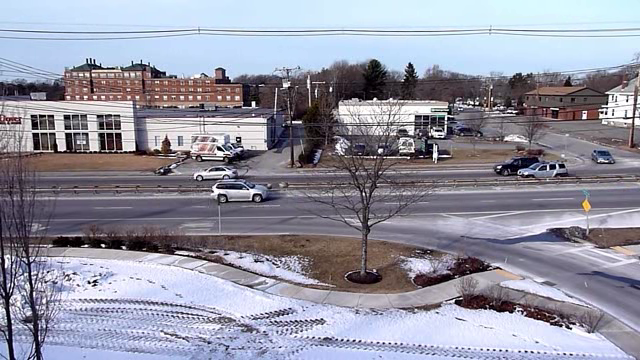
#> input picture frame 50 of vehicle-tracking/carsRt9_3.avi, 640 x 360 px
$ python main.py
#> lines starting #> are read from the running program, lines starting #| are printed output that depends on the picture; after the words box and inside, x2 and y2 are one past the last pixel; in counts of white or black regions, pixels touching at a corner belong together
import math
import cv2
from drawing_utils import mosaic_view
from vehicle import Vehicle

video_path = 'carsRt9_3.avi'
kernel = cv2.getStructuringElement(cv2.MORPH_ELLIPSE, (3, 3))
background_subs = cv2.createBackgroundSubtractorMOG2(detectShadows=False, history=500, varThreshold=16)

car_list = []
historic_car_imgs = []

p1 = (0, 190)
p2 = (640, 174)

frame_counter = 0
check_velocity = False

cap = cv2.VideoCapture(video_path)

def obtain_color(area, is_top, cY):
  if (is_top and area < 1300) or (not is_top and cY <= 230 and area < 1500) or (not is_top and cY > 230 and area < 4200):
    return (0, 255, 0)
  if (is_top and area < 2500) or (not is_top and area < 3000):
    return (0, 255, 255)
  else:
    return (0, 0, 255)

def contour_to_img(img, contour):
  (x, y, w, h) = cv2.boundingRect(contour)
  crop_image = img[y:y + h, x:x + w]
  return crop_image

def calculateDistance(x1, y1, x2, y2):
  dist = math.sqrt((x2 - x1) ** 2 + (y2 - y1) ** 2)
  return dist

def obtain_center(contour):
  M = cv2.moments(contour)
  cX = int(M["m10"] / M["m00"])
  cY = int(M["m01"] / M["m00"])
  return [cX, cY]

# flip en true implica poner en negro la parte de abajo
def half_black(img, flip):
  for val in enumerate(img):
    (y_index, x_array) = val
    if flip and y_index < 174:
      continue
    if not flip and y_index > 190:
      continue
    for x_val in enumerate(x_array):
      (x_index, _) = x_val
      if flip and y_index > 190:
        x_array[x_index] = 0
      elif not flip and y_index < 174:
        x_array[x_index] = 0
      else:
        y_result = -0.025 * x_index + 190
        if flip and y_index > y_result:
          x_array[x_index] = 0
        if not flip and y_index < y_result:
          x_array[x_index] = 0

def draw_contour(c, frame, velocity, is_top, cY):
  # get bounding box from countour
  (x, y, w, h) = cv2.boundingRect(c)
  # draw bounding box
  cv2.rectangle(frame, (x, y), (x + w, y + h), obtain_color(cv2.contourArea(c), is_top, cY), 2)
  cv2.putText(frame, str(velocity) + " km/h", (x, y - 5), cv2.FONT_HERSHEY_SIMPLEX, 0.7, (0, 0, 255), 2)

def calculate_velocity(cX, cY, car, is_top):
  distance = calculateDistance(cX, cY, car.hist_x, car.hist_y)
  if is_top:
    distanceM = distance * 0.102
  else:
    distanceM = distance * 0.07
  meterPerSecond = distanceM / 0.1
  return int(meterPerSecond * 3.6)

while (cap.isOpened):

  ret, frame = cap.read()
#> frame is the input picture: shape (360, 640, 3); mean B, G, R 162.3, 147.8, 147.6
  clean_frame = frame.copy()

  # contador para definir cada cuantos frames se calcula velocidad
  frame_counter = frame_counter + 1
  if (frame_counter > 3):  # cada 0.1s (el video es 30 fps)
    check_velocity = True
    frame_counter = 0

  # apply background substraction
  detected_motion = background_subs.apply(frame)
#> detected_motion: shape (360, 640); every value is 255

  # marcar los autos mejor
  detected_motion = cv2.morphologyEx(detected_motion, cv2.MORPH_CLOSE, kernel)  # Dilation followed by Erosion

  # sacar ruido del fondo
  detected_motion = cv2.morphologyEx(detected_motion, cv2.MORPH_OPEN, kernel)  # Erosion followed by dilation

  top_half = detected_motion.copy()
  half_black(top_half, True)
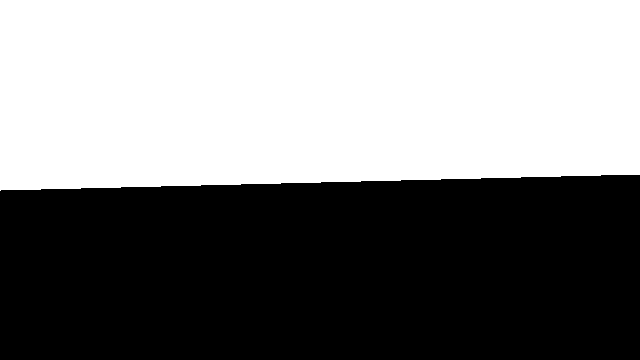
#> top_half: shape (360, 640); 50.7% white; 1 black region, box (x1, y1, x2, y2) and area: (0, 175, 640, 360) 113584

  bottom_half = detected_motion.copy()
  half_black(bottom_half, False)
#> bottom_half: shape (360, 640); 49.3% white; 1 white region

  # return outer contours
  (top_contours, _) = cv2.findContours(top_half, cv2.RETR_EXTERNAL, cv2.CHAIN_APPROX_SIMPLE)
#> top_contours = 1 contour; box (x1, y1, x2, y2) and area: (0, 0, 640, 191) 115994
  (bottom_contours, _) = cv2.findContours(bottom_half, cv2.RETR_EXTERNAL, cv2.CHAIN_APPROX_SIMPLE)
#> bottom_contours = 1 contour; box (x1, y1, x2, y2) and area: (0, 175, 640, 360) 112784

  def valid_countor(c):
    (x, y, width, h) = cv2.boundingRect(c)
#> x = 0; y = 0; width = 640; h = 191
    return (cv2.contourArea(c) > 500 and width < 150)

  filtered_contours_top = list(filter(valid_countor, top_contours))
#> filtered_contours_top = []
  filtered_contours_bottom = list(filter(valid_countor, bottom_contours))
#> filtered_contours_bottom = []

  car_imgs = list(map(lambda c: contour_to_img(frame, c), filtered_contours_bottom + filtered_contours_top))
#> car_imgs = []

  if len(car_imgs) != 0:
    cv2.imshow('live cars', mosaic_view(car_imgs))
  if len(historic_car_imgs) != 0:
    cv2.imshow('historic', mosaic_view(historic_car_imgs))

  contour_separated = list(map(lambda x: (x, True), filtered_contours_top)) + list(
    map(lambda x: (x, False), filtered_contours_bottom))
#> contour_separated = []

  # permite detectar los autos que no tienen contorno asociado
  for car in car_list:
    car.updated = False

  # looping for contours
  for (c, is_top) in contour_separated:
    M = cv2.moments(c)
    cX = int(M["m10"] / M["m00"])
    cY = int(M["m01"] / M["m00"])

    velocity = 0
    contour_has_matched = False
    for car in car_list:
      distance = calculateDistance(cX, cY, car.x, car.y)
      if distance < 30 and not contour_has_matched and not car.updated:  # es cercano y los considero igual
        contour_has_matched = True
        car.updated = True
        car.x = cX
        car.y = cY
        if (check_velocity): # cada 3 frames
          if (car.hist_x != 0 and car.hist_y != 0):
            velocity = calculate_velocity(cX, cY, car, is_top)
            car.velocity = velocity
            car_img = contour_to_img(clean_frame, c)
            height, width, channels = car_img.shape
            if width > 55 and height < 70:
              car.img = car_img
          car.hist_x = cX
          car.hist_y = cY
        else:
          velocity = car.velocity

    if not contour_has_matched:
      car_list.append(Vehicle(cX, cY, 0))

    draw_contour(c,frame,velocity, is_top, cY)
#> this loop made 0 passes
#> after the loop, car_list = []

  for car in car_list:
    if not car.updated:
      car.inactive_counter = car.inactive_counter + 1
    else:
      car.inactive_counter = 0

  old_cars = list(filter(lambda c: c.inactive_counter >= 5, car_list))
#> old_cars = []
  for c in old_cars:
    if c.img.size != 0 and (c.x > 500 or c.x < 150):
      historic_car_imgs.append(c.img)
#> after the loop, historic_car_imgs = []

  car_list = list(filter(lambda c: c.inactive_counter < 5, car_list))

  # cv2.imshow('foreground and background', fgmask)
  # cv2.line(frame, p1, p2, (0, 255, 0), thickness=2)
  check_velocity = False
  cv2.imshow('rgb', frame)
  if cv2.waitKey(1) & 0xFF == ord("q"):
#> (key q is pressed here)
    break

cap.release()
cv2.destroyAllWindows()
